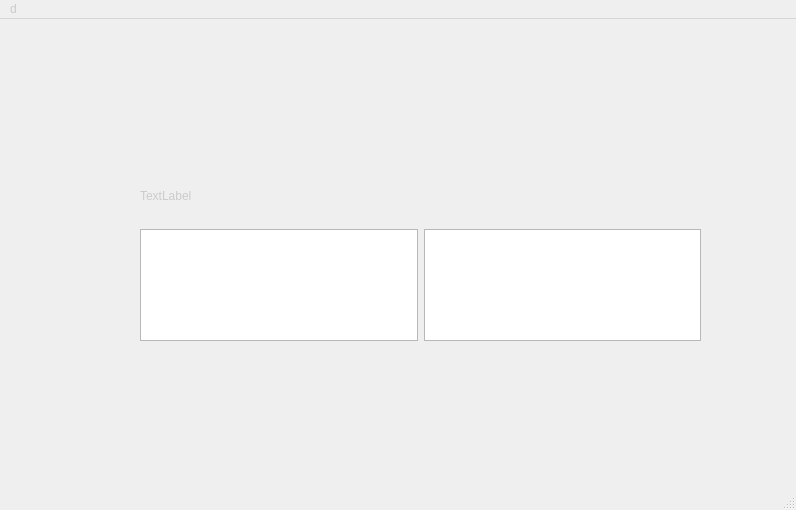
<?xml version="1.0" encoding="UTF-8"?>
<ui version="4.0">
 <class>MainWindow</class>
 <widget class="QMainWindow" name="MainWindow">
  <property name="geometry">
   <rect>
    <x>0</x>
    <y>0</y>
    <width>796</width>
    <height>510</height>
   </rect>
  </property>
  <property name="windowTitle">
   <string>MainWindow</string>
  </property>
  <property name="styleSheet">
   <string notr="true">QWidget {
color:  rgb(203, 203, 203);
}</string>
  </property>
  <widget class="QWidget" name="centralwidget">
   <widget class="QWidget" name="verticalLayoutWidget">
    <property name="geometry">
     <rect>
      <x>140</x>
      <y>170</y>
      <width>561</width>
      <height>152</height>
     </rect>
    </property>
    <layout class="QVBoxLayout" name="verticalLayout">
     <item>
      <widget class="QLabel" name="label">
       <property name="text">
        <string>TextLabel</string>
       </property>
      </widget>
     </item>
     <item>
      <spacer name="horizontalSpacer">
       <property name="orientation">
        <enum>Qt::Orientation::Horizontal</enum>
       </property>
       <property name="sizeHint" stdset="0">
        <size>
         <width>40</width>
         <height>20</height>
        </size>
       </property>
      </spacer>
     </item>
     <item>
      <layout class="QHBoxLayout" name="horizontalLayout">
       <item>
        <widget class="QGraphicsView" name="graphicsView_2"/>
       </item>
       <item>
        <widget class="QGraphicsView" name="graphicsView">
         <property name="autoFillBackground">
          <bool>false</bool>
         </property>
        </widget>
       </item>
      </layout>
     </item>
    </layout>
   </widget>
  </widget>
  <widget class="QMenuBar" name="menubar">
   <property name="geometry">
    <rect>
     <x>0</x>
     <y>0</y>
     <width>796</width>
     <height>22</height>
    </rect>
   </property>
   <widget class="QMenu" name="menud">
    <property name="title">
     <string>d</string>
    </property>
   </widget>
   <addaction name="menud"/>
  </widget>
  <widget class="QStatusBar" name="statusbar"/>
 </widget>
 <resources/>
 <connections/>
</ui>
